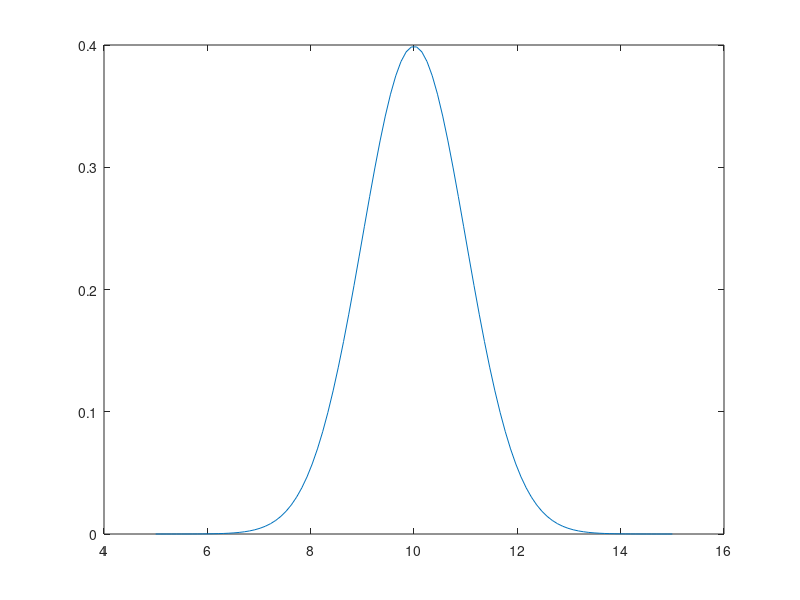

This chart was generated by the following MATLAB code: (Note: this script raises an error after producing the figure.)
clear;
clc;

mu = 10;
sigma = 1;
theta = normrnd(mu,sigma,[1,1e4]);

x = linspace(5,15,100); 
y = normpdf(x,mu,sigma);
plot(x,y)

mmodel = med_train(theta);
[y_pdf, y_cdf, y_poe] = med_predictor(mmodel, x);

% Probability density function
figure;
plot(x, normpdf(x,mu,sigma), 'DisplayName', 'Normal');
hold on 
plot(x, y_pdf, '-.', 'DisplayName', 'MED');
xlabel('x')
ylabel('Probability density')
legend();

% Cumulative distribution function 
figure;
plot(x, normcdf(x,mu,sigma), 'DisplayName', 'Normal');
hold on 
plot(x, y_cdf, '-.', 'DisplayName', 'MED');
xlabel('x')
ylabel('Cumulative distribution function')
legend();

% Probability of exceedance  
figure;
semilogy(x, normcdf(x,mu,sigma,'upper'), 'DisplayName', 'Normal');
hold on 
plot(x, y_poe, '-.', 'DisplayName', 'MED');
xlabel('x')
ylabel('Cumulative distribution function')
legend();


